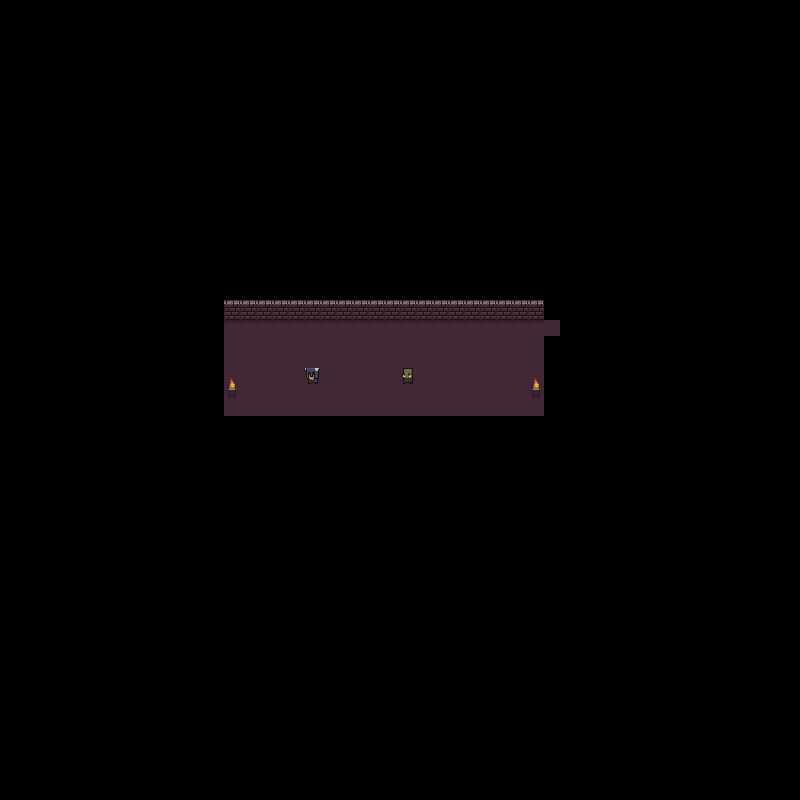

Below is a game level as drawn by its tile map, then a one-line description and the .tmx that defines it (tile-layer data replaced by summaries):
An orthogonal 50x50 tile map with 16x16 px tiles, 2 tile layers (Tile Layer 1, Tile Layer 2).

<map version="1.2" tiledversion="1.2.2" orientation="orthogonal" renderorder="right-down" width="50" height="50" tilewidth="16" tileheight="16" infinite="0" nextlayerid="4" nextobjectid="1">
 <tileset firstgid="1" name="0x72_16x16DungeonTileset.v2" tilewidth="16" tileheight="16" tilecount="256" columns="16">
  <image source="../Assets/dungeon/0x72_16x16DungeonTileset.v2.png" width="256" height="256" />
 </tileset>
 <layer id="1" name="Tile Layer 1" width="50" height="50">
  <data>[2500 cells, 160 non-empty, 4 distinct tile ids]</data>
 </layer>
 <layer id="2" name="Tile Layer 2" width="50" height="50">
  <data>[2500 cells, 7 non-empty, 5 distinct tile ids]</data>
 </layer>
</map>
